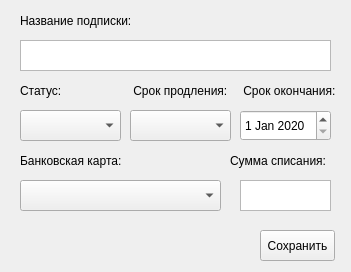
<?xml version="1.0" encoding="UTF-8"?>
<ui version="4.0">
 <class>Form</class>
 <widget class="QWidget" name="Form">
  <property name="geometry">
   <rect>
    <x>0</x>
    <y>0</y>
    <width>351</width>
    <height>272</height>
   </rect>
  </property>
  <property name="windowTitle">
   <string>Добавить подписку</string>
  </property>
  <widget class="QLabel" name="label">
   <property name="geometry">
    <rect>
     <x>20</x>
     <y>10</y>
     <width>131</width>
     <height>21</height>
    </rect>
   </property>
   <property name="text">
    <string>Название подписки:</string>
   </property>
  </widget>
  <widget class="QTextEdit" name="textEdit">
   <property name="geometry">
    <rect>
     <x>20</x>
     <y>40</y>
     <width>311</width>
     <height>31</height>
    </rect>
   </property>
  </widget>
  <widget class="QLabel" name="label_2">
   <property name="geometry">
    <rect>
     <x>20</x>
     <y>150</y>
     <width>121</width>
     <height>21</height>
    </rect>
   </property>
   <property name="text">
    <string>Банковская карта:</string>
   </property>
  </widget>
  <widget class="QComboBox" name="comboBox">
   <property name="geometry">
    <rect>
     <x>20</x>
     <y>180</y>
     <width>201</width>
     <height>31</height>
    </rect>
   </property>
  </widget>
  <widget class="QLabel" name="label_3">
   <property name="geometry">
    <rect>
     <x>130</x>
     <y>80</y>
     <width>101</width>
     <height>21</height>
    </rect>
   </property>
   <property name="text">
    <string> Срок продления:</string>
   </property>
  </widget>
  <widget class="QDateEdit" name="dateEdit">
   <property name="geometry">
    <rect>
     <x>240</x>
     <y>110</y>
     <width>91</width>
     <height>31</height>
    </rect>
   </property>
   <property name="date">
    <date>
     <year>2020</year>
     <month>1</month>
     <day>1</day>
    </date>
   </property>
  </widget>
  <widget class="QLabel" name="label_4">
   <property name="geometry">
    <rect>
     <x>230</x>
     <y>150</y>
     <width>111</width>
     <height>21</height>
    </rect>
   </property>
   <property name="text">
    <string>Сумма списания:</string>
   </property>
  </widget>
  <widget class="QTextEdit" name="textEdit_2">
   <property name="geometry">
    <rect>
     <x>240</x>
     <y>180</y>
     <width>91</width>
     <height>31</height>
    </rect>
   </property>
  </widget>
  <widget class="QLabel" name="label_5">
   <property name="geometry">
    <rect>
     <x>240</x>
     <y>80</y>
     <width>101</width>
     <height>21</height>
    </rect>
   </property>
   <property name="text">
    <string> Срок окончания:</string>
   </property>
  </widget>
  <widget class="QComboBox" name="comboBox_2">
   <property name="geometry">
    <rect>
     <x>130</x>
     <y>110</y>
     <width>101</width>
     <height>31</height>
    </rect>
   </property>
  </widget>
  <widget class="QPushButton" name="pushButton">
   <property name="geometry">
    <rect>
     <x>260</x>
     <y>230</y>
     <width>75</width>
     <height>31</height>
    </rect>
   </property>
   <property name="text">
    <string>Сохранить</string>
   </property>
  </widget>
  <widget class="QComboBox" name="comboBox_3">
   <property name="geometry">
    <rect>
     <x>20</x>
     <y>110</y>
     <width>101</width>
     <height>31</height>
    </rect>
   </property>
  </widget>
  <widget class="QLabel" name="label_6">
   <property name="geometry">
    <rect>
     <x>20</x>
     <y>80</y>
     <width>101</width>
     <height>21</height>
    </rect>
   </property>
   <property name="text">
    <string>Статус:</string>
   </property>
  </widget>
 </widget>
 <resources/>
 <connections/>
</ui>
